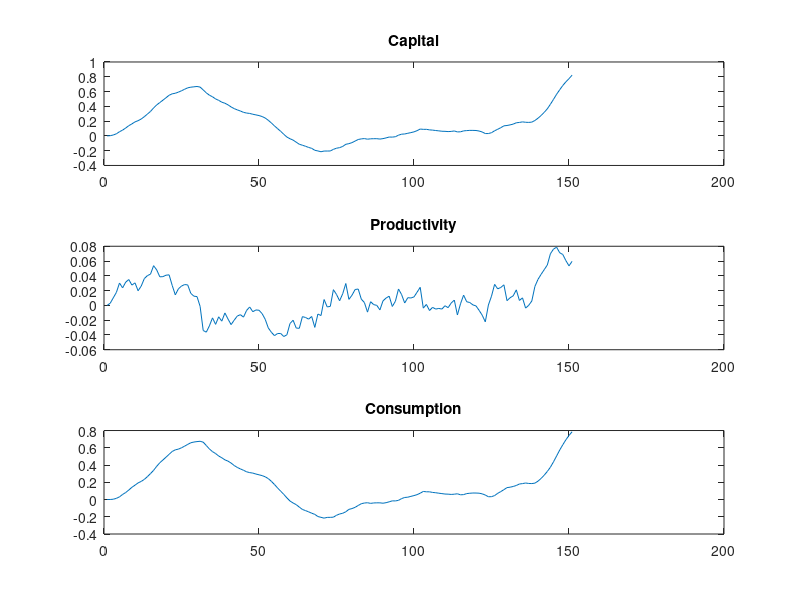

This figure's MATLAB source: (Note: this script raises an error after producing the figure.)
% Course: Bayesian Techniques in Macroeconomics (2026-2027)
% Instructor: Gauthier Vermandel
% Institution: Universite Paris-Dauphine PSL
%
% file that simulates the RBC model

% number of period
T = 150;
% parameters
rho = 0.95;
beta = .99;
delta=0.025;
chi	= 0.01;
sde  = 0.01;

% policy rule coefficients
ck = 1-delta; 
Sk = (1-chi);
Sc = (1+ck-Sk)/ck;
Tk = (rho-(1-chi)-ck*rho*beta)/(rho-(1-chi)-ck*Sc);
Tc = (1-Tk)/ck;

% matrix form of the policy rule
% x(t) = F*x(t-1) + G*e(t)
% x = [ k, a, c]';
F = [	Sk Tk*rho 	0;
		0	rho		0;
		Sc	Tc*rho	0];
G = [	Tk;	1;	Tc ];

% get shocks
e = randn(size(G,2),T)*sde;

% get the path of the variables
y_ = zeros(size(F,2),T+1);
for t = 2:(T+1)
	y_(:,t) = F*y_(:,t-1) + G*e(:,t-1);
end

% plot it
figure
subplot(3,1,1)
plot(y_(1,:))
title('Capital')
subplot(3,1,2)
plot(y_(2,:))
title('Productivity')
subplot(3,1,3)
plot(y_(3,:))
title('Consumption')


c_obs =  y_(3,:);

% y = H*x + v;
H = [0  0  1];

Q = sde^2;
R = 0;
x0 = zeros(3,1);
ESig0 = eye(3);
[x_hat, Omega, prediction_error] = KF(c_obs,x0,ESig0,Q,R,F,G,H);

figure
subplot(2,1,1)
plot(1:length(c_obs),c_obs,1:length(c_obs),H*x_hat,'--')
legend('Observed consumption','Filtered consumption')
title('Kalman filter: observed and filtered consumption')
subplot(2,1,2)
plot(1:length(c_obs),prediction_error)
title('One-step-ahead prediction errors')
xlabel('Period')

assert(all(isfinite(Omega)) && all(Omega > 0), ...
    'The Kalman filter returned an invalid innovation variance.');
